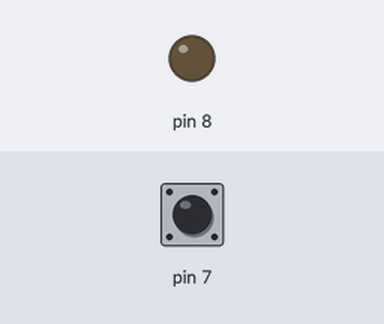
The sketch below on a simulated Arduino Uno, built with avr-gcc and run on an emulated ATmega328P. Parts: output pins drawn as LEDs (lit = HIGH). Dashed ring = blinking. The test bench sets the inputs (shaded band); at power-on: pin 7 HIGH.

Above: at 1.2 s.
1.3 s: pin 7 pulled LOW for 1 s
At 1.67 s:
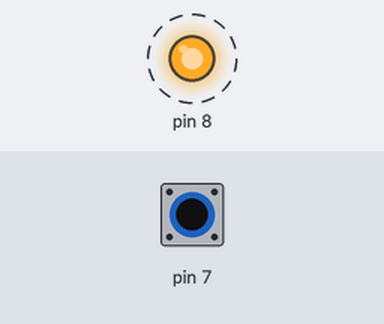
3.8 s: pin 7 pulled LOW for 0.15 s
At 5.2 s:
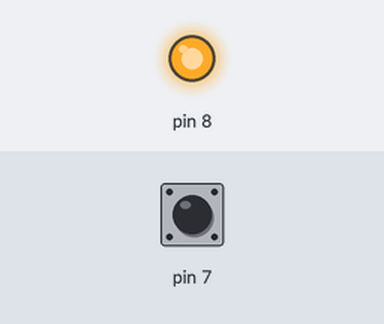
5.5 s: pin 7 pulled LOW for 3.2 s
At 10.2 s:
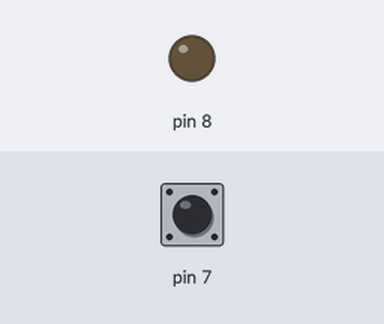
Timing chart, 0 to 11.7 s (numbered marks = the images above; inputs shaded):
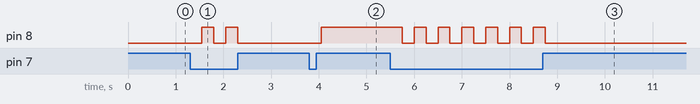

Measured:
- after the input at 1.3 s, pin 8: alternates HIGH for 0.25 s and LOW for 0.25 s, 4 changes in all, then stays LOW, starting after 0.25 s
- after the input at 3.8 s, pin 8: LOW → HIGH after 0.25 s
- after the input at 5.5 s, pin 8: alternates HIGH for 0.25 s and LOW for 0.25 s, 13 changes in all, then stays LOW, starting after 0.25 s

The sketch:

LedOnOff.ino
```cpp
bool state = 0;

void setup() {
  // put your setup code here, to run once:
  pinMode(7, INPUT_PULLUP);
  pinMode(8, OUTPUT);
}

void loop() {
  // put your main code here, to run repeatedly:
  int input = digitalRead(7);
  if (input == LOW) {
    state = !state;
    delay(250);
  }

  if (!state) {
    digitalWrite(8, LOW);
  } else {
    digitalWrite(8, HIGH);
  }
}
```
